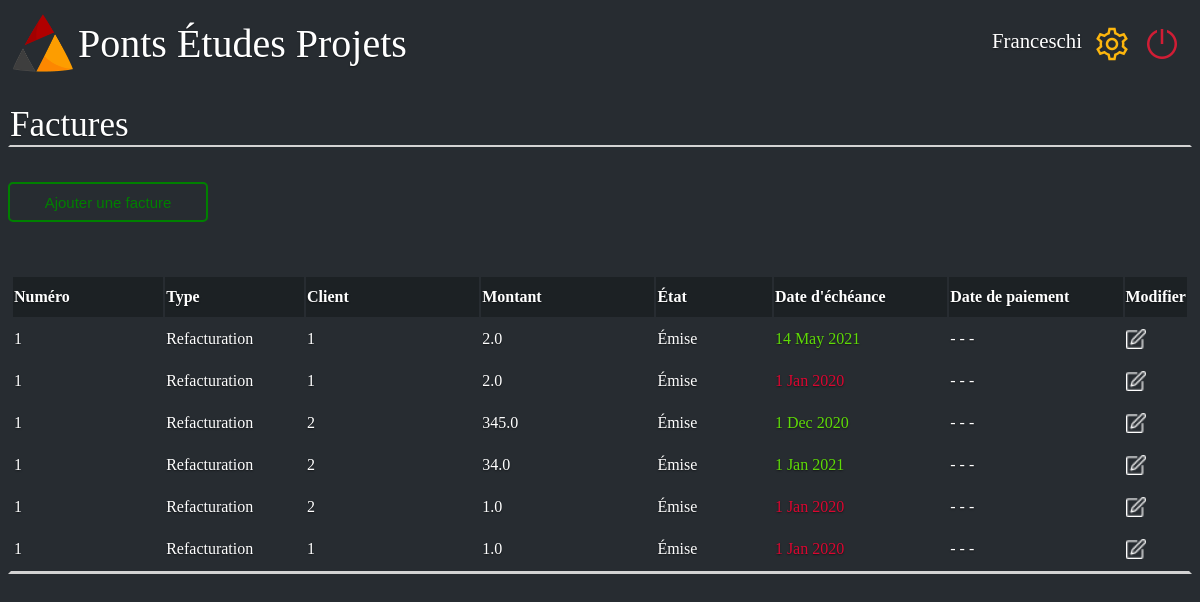
The app's page /tresorerie/Franceschi, older data.
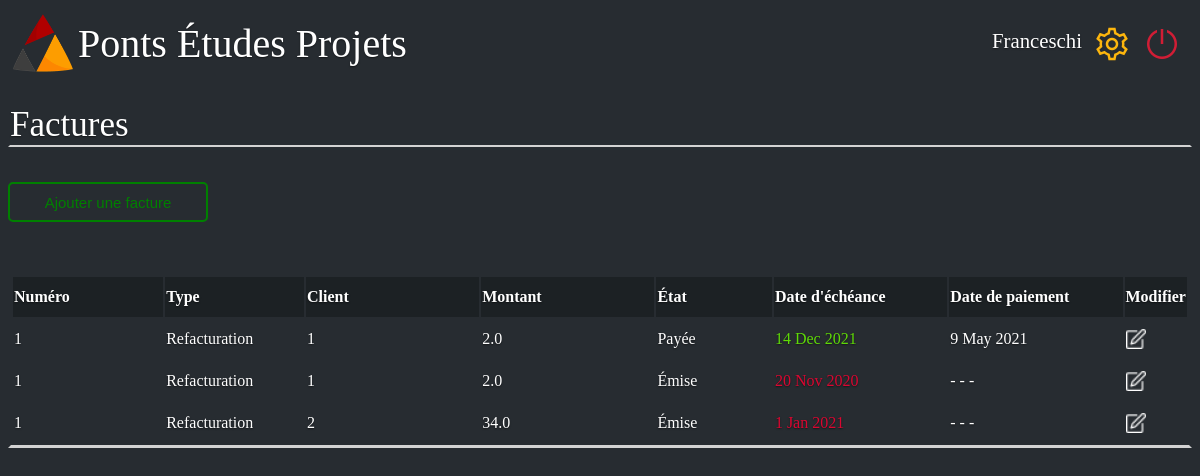
The same page, newer data.
### web/site.py (models this page shows, shortened)
class db_factures(db.Model):
    _id = db.Column("id", db.Integer, primary_key= True)
    numero = db.Column(db.String(100))
    Type = db.Column(db.String(100))
    client = db.Column(db.String(100))
    montant= db.Column(db.Float)
    etat = db.Column(db.String(100))
    date_echeance = db.Column(db.String(100))
    date_paiement = db.Column(db.String(100))
    suiveur = db.Column(db.String(100))
    retard = db.Column(db.Boolean)

### web/site.py (the view)
@app.route('/tresorerie/<name>',methods=["GET","POST"])
def index12(name):
    init_bd()
    return render_template('Tresorier.html', name=name, BDD_facture = db_factures.query.all())

### web/site.py (called while the page is built)
def init_bd():
    for facture in db_factures.query.all():
        retard1 = init_retard(facture.date_echeance)
        facture.retard = retard1
        db.session.commit()

def init_retard(date):
    now = datetime.datetime.now()
    date_now = now.year*10000+now.month*100+now.day
    if int(date[0:2])<10:
        taille_date=1
    else:
        taille_date=2
    date_converti = int(date[0:2])
    month = date[taille_date+1:taille_date+4]
    year = int(date[taille_date+5::])
    L=['Jan','Feb','Mar','Apr','May','Jun','Jul','Aug','Sep','Oct','Nov','Dec']
    for k in range(len(L)):
        if month == L[k]:
            date_converti+=(k+1)*100
    date_converti += year*10000
    if date_converti<=date_now:
        return True
    return False

### web/templates/Tresorier.html (shortened to what this page needs)
<!DOCTYPE html>
<html>
    <head>
        <link rel="stylesheet" href={{ url_for('static', filename='style_tresorier.css') }}/>
    </head>
    <body>
        <div class="barre_principale">
            <div class="logo_junior">
                <a href="/home/{{name}}">
                    <img class= "logo_pep" src={{ url_for('static', filename='PEPLOGO.png') }}  alt= "Logo pep"/>
                    <div class="Junior">Ponts Études Projets</div>
                </a>
            </div>
            <div>
                <nav>
                    <ul class="navbar-nav">
                        <li class="user_name"><a class="user" href="#">{{name}}</a></li>
                        <li class="nav-item"><a href="#"><img src={{ url_for('static', filename='settings.png') }} alt="bouton reglage" ></a></li>
                        <li class="nav-item"><a href='/logout'><img src={{ url_for('static', filename='shutdown.png') }} alt="bouton shutdown" ></a></li>
                    </ul>
                </nav>
            </div>
        </div>
        <p class="titre">Factures</p>
        <div class="ajouter">
            <button onclick="window.location.href = '/tresoreie/{{name}}/add_delete';" type="button" class="Ajouter"> Ajouter une facture </button>
        </div>
        <table class="tableau">
            <thead class="thead-dark">
                <tr class="premiere_ligne">
                    <th>Numéro</th>
                    <th>Type</th>
                    <th>Client</th>
                    <th>Montant</th>
                    <th>État</th>
                    <th>Date d'échéance</th>
                    <th>Date de paiement</th>
                    <th>Modifier</th>
                </tr>
            </thead>
            <tbody>
                {% for facture in BDD_facture %}
                    <tr>
                        <td>{{facture.numero}}</td>
                        <td>{{facture.Type}}</td>
                        <td>{{facture.client}}</td>
                        <td>{{facture.montant}}</td>
                        <td>{{facture.etat}}</td>
                        {% if facture.retard == True  %}
                            <td style="color: rgb(218, 7, 49);">{{facture.date_echeance}}</td>
                        {% else %}
                            <td style="color: rgb(95, 218, 7);">{{facture.date_echeance}}</td>
                        {% endif %}
                        <td>{{facture.date_paiement}}</td>
                        <td><a href ='/tresoreie/{{name}}/{{facture._id}}/modify'><img src="{{ url_for('static', filename='edit1.png') }}" class="edit" height="16" width="16" ></a></td>
                    </tr>
                {% endfor %}
            </tbody>
        </table>
    </body>
</html>

### web/static/style_tresorier.css (style rules this page uses)
html { height: 100%; width: 100%; background-color : #272C31; }
body { background-color : #272C31; height: 100%; background-color: transparent; color: white; text-shadow: 0 .05rem .1rem rgba(0, 0, 0, .5); }
.barre_principale { height: 60px; display: flex; justify-content: space-between; }
.logo_pep { width: 60px; height: 60px; }
ul { list-style-type: none; display:flex; text-decoration:none; }
.logo_pep { float: left; margin: 5px; }
.user_name { margin-top:5px ; }
.Junior { margin-top: 12px; display: flex; font-size: 250%; }
nav a { font-size: 1.3em; color: white; text-shadow: 0 .05rem .1rem rgba(0, 0, 0, .5); text-decoration: none; }
nav li { margin-right: 10px; }
a { text-decoration:none; color:white; display:flex; }
button { border: 2px ; border-radius: 5px; width: 200px; height: 40px; background-color: transparent; border-style: solid; color:green; border-color: green; font-size:15px; }
.titre { border: 2px ; border-style: solid; border-top-color: transparent; border-left-color: transparent; border-right-color: transparent; border-bottom-color: lightgrey; font-size:35px; }
table { border-style: solid; border-top-color: transparent; border-left-color: transparent; border-right-color: transparent; border-bottom-color: lightgrey; }
.thead-dark { height: 20px; background-color: transparent; }
thead tr { width: 100%; height: 40px; background-color: #1C2124; }
tr { height: 40px; }
thead th { text-align: left; border-right-color: transparent; }
thead th:nth-child(1) { width: 13%; }
thead th:nth-child(2) { width: 12%; }
thead th:nth-child(3) { width: 15%; }
thead th:nth-child(4) { width: 15%; }
thead th:nth-child(5) { width: 10%; }
thead th:nth-child(6) { width: 15%; }
thead th:nth-child(7) { width: 15%; }
thead th:nth-child(8) { width: 5%; }
.edit { width: 20px; height: 20px; }
.tableau { margin-top: 50px; width: 100%; height: 20px; }

Row changes from the older to the newer data that the page shows:
removed db_factures: numero "1", Type "Refacturation", client "2", montant "345.0", etat "Émise", date_echeance "1 Dec 2020", date_paiement "- - -"
removed db_factures: numero "1", Type "Refacturation", client "2", montant "1.0", etat "Émise", date_echeance "1 Jan 2020", date_paiement "- - -"
removed db_factures: numero "1", Type "Refacturation", client "1", montant "1.0", etat "Émise", date_echeance "1 Jan 2020", date_paiement "- - -"
changed db_factures: etat "Émise" → "Payée"; date_echeance "14 May 2021" → "14 Dec 2021"; date_paiement "- - -" → "9 May 2021"
changed db_factures: date_echeance "1 Jan 2020" → "20 Nov 2020"
changed db_factures "1 Jan 2021": retard False → True (drawn)
